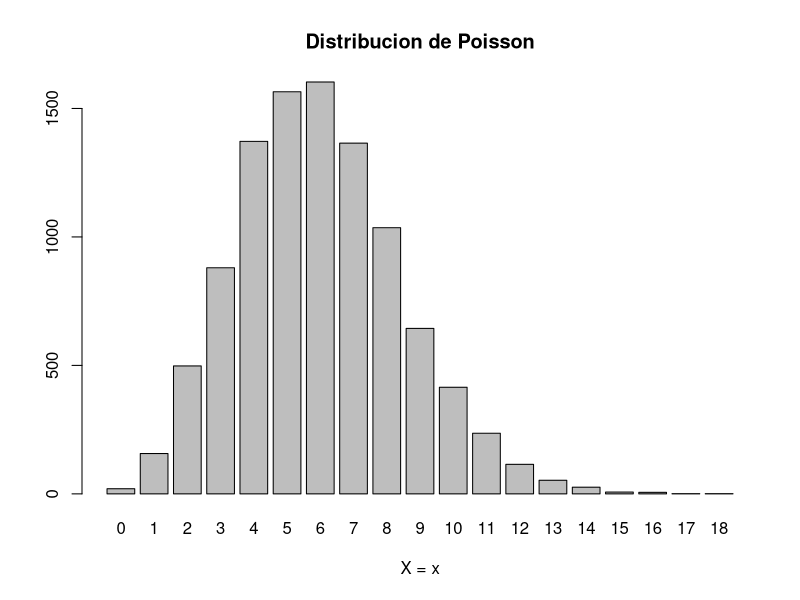
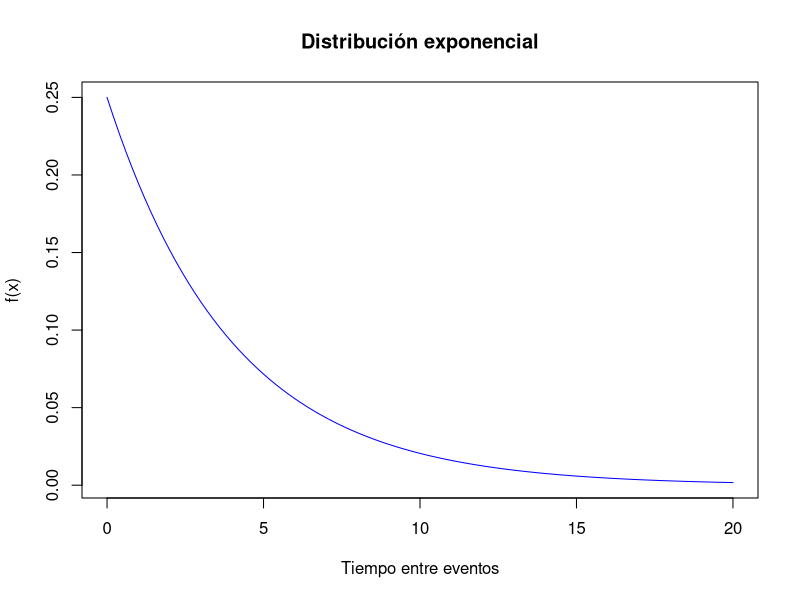

Write the R code that produced these figures, in order.
"
Desarrollo
Un banco recibe, en promedio, 6 cheques sin fondo por día.

set.seed(0202)
a) Grafica la función de distribución de la variable aleatoria. (Asume que se obtienen 10,000 muestras)

b) ¿Cuál es la probabilidad de que reciba 4 cheques sin fondo en un dia

c) ¿Cuál es la probabilidad de que reciba más de 8 cheques sin fondo?
  
d) ¿Cuál es la probabilidad de que reciba entre 4 y 10 cheques sin fondo?
  
e) ¿Cuál es la probabilidad de que tengan que pasar 5 horas o menos hasta que se presente el siguiente 
   cheque sin fondos?
  
f) ¿Cuál es la probabilidad de que tengan que pasar entre 2 y 4 hasta que se presente el siguiente cheque 
   sin fondos?
  
g) Realiza la gráfica de distribución de probabilidad de la variable aleatoria anterior
"

set.seed(0202)

# a)
poisson <- rpois(n = 10000, lambda = 6)
barplot(table(poisson), length(poisson),
        main = 'Distribucion de Poisson',
        xlab = 'X = x')

# b)
p <- dpois(x = 4, lambda = 6)
p <- round(p * 100, 2)
sprintf('R: %0.2f%%', p)

# c) 
p <- ppois(q = 8, lambda = 6, lower.tail = FALSE)
p <- round(p * 100, 2)
sprintf('R: %0.2f%%', p)

# d) 
p <- ppois(q = 10, lambda = 6) - ppois(q = 4, lambda = 10)
p <- round(p * 100, 2)
sprintf('R: %0.2f%%', p)

# e)

rate.exp <- 6 / 24
rate.exp

p <- pexp(q = 5, rate = rate.exp)
p <- round(p * 100, 2)
sprintf('R: %0.2f%%', p)

# f)
p <- pexp(q = 4, rate = rate.exp) - pexp(q = 2, rate = rate.exp)
p <- round(p * 100, 2)
sprintf('R: %0.2f%%', p)

# g)
curve(dexp(x, rate = rate.exp), from = 0, to = 20, 
      col='blue', main = "Distribución exponencial",
      ylab = "f(x)", xlab = "Tiempo entre eventos")

# h)

expon <- rexp(n = 10000, rate = rate.exp)
mean(expon)
sd(expon)
